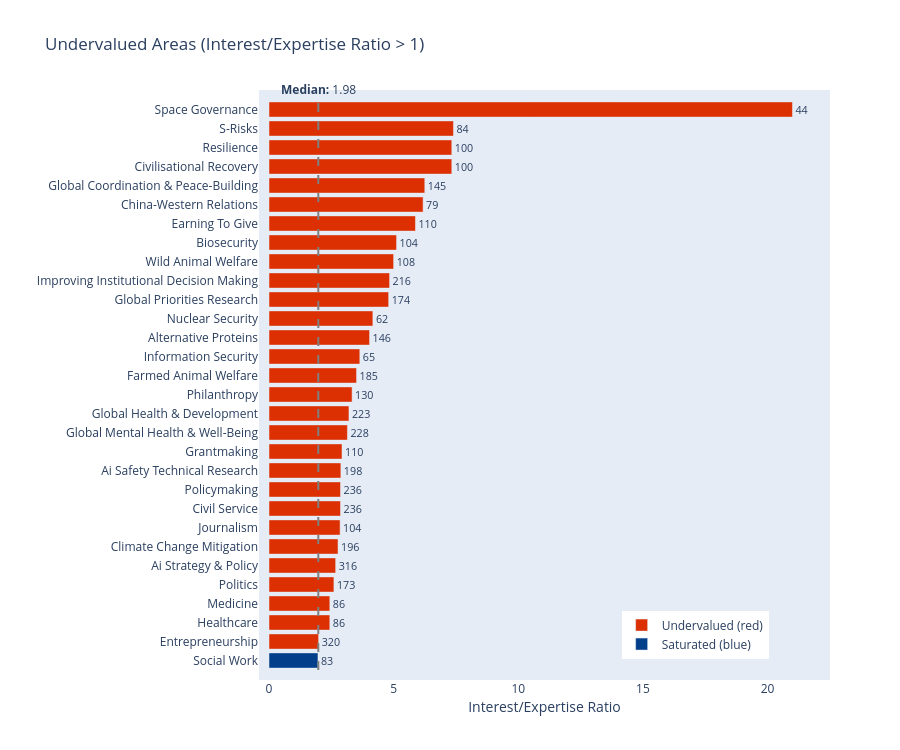

Notebook source saved alongside this figure:
### Code cell
# Determine under-valued areas (where interest exceeds expertise)
fig = pipe.create_undervalued_chart(top_n=30)
fig.show()

### Figure 1 — Plotly figure (JSON) as saved in the notebook; plotly's stock layout.template omitted (floating-point values rounded to 4 significant figures)
{"data": [{"marker": {"color": ["#023E8A", "#DC2F02", "#DC2F02", "#DC2F02", "#DC2F02", "#DC2F02", "#DC2F02", "#DC2F02", "#DC2F02", "#DC2F02", "#DC2F02", "#DC2F02", "#DC2F02", "#DC2F02", "#DC2F02", "#DC2F02", "#DC2F02", "#DC2F02", "#DC2F02", "#DC2F02", "#DC2F02", "#DC2F02", "#DC2F02", "#DC2F02", "#DC2F02", "#DC2F02", "#DC2F02", "#DC2F02", "#DC2F02", "#DC2F02"]}, "name": "Value", "orientation": "h", "showlegend": false, "text": [83.0, 320.0, 86.0, 86.0, 173.0, 316.0, 196.0, 104.0, 236.0, 236.0, 198.0, 110.0, 228.0, 223.0, 130.0, 185.0, 65.0, 146.0, 62.0, 174.0, 216.0, 108.0, 104.0, 110.0, 79.0, 145.0, 100.0, 100.0, 84.0, 44.0], "textposition": "outside", "type": "bar", "x": [1.964, 1.991, 2.44, 2.44, 2.604, 2.674, 2.769, 2.852, 2.869, 2.869, 2.882, 2.929, 3.145, 3.208, 3.333, 3.512, 3.643, 4.034, 4.167, 4.8, 4.838, 5.0, 5.118, 5.875, 6.182, 6.25, 7.333, 7.333, 7.4, 21.0], "y": ["Social Work", "Entrepreneurship", "Healthcare", "Medicine", "Politics", "Ai Strategy & Policy", "Climate Change Mitigation", "Journalism", "Civil Service", "Policymaking", "Ai Safety Technical Research", "Grantmaking", "Global Mental Health & Well-Being", "Global Health & Development", "Philanthropy", "Farmed Animal Welfare", "Information Security", "Alternative Proteins", "Nuclear Security", "Global Priorities Research", "Improving Institutional Decision Making", "Wild Animal Welfare", "Biosecurity", "Earning To Give", "China-Western Relations", "Global Coordination & Peace-Building", "Civilisational Recovery", "Resilience", "S-Risks", "Space Governance"]}, {"marker": {"color": "#DC2F02"}, "name": "Undervalued (red)", "showlegend": true, "type": "bar", "x": [null], "y": [null]}, {"marker": {"color": "#023E8A"}, "name": "Saturated (blue)", "showlegend": true, "type": "bar", "x": [null], "y": [null]}], "layout": {"annotations": [{"showarrow": false, "text": "<b>Median:</b> 1.98", "x": 1.977, "xanchor": "center", "xref": "x", "y": 1, "yanchor": "bottom", "yref": "y domain"}], "height": 750, "legend": {"x": 0.64, "y": 0.02}, "margin": {"l": 200, "pad": 10}, "shapes": [{"line": {"color": "gray", "dash": "dash"}, "type": "line", "x0": 1.977, "x1": 1.977, "xref": "x", "y0": 0, "y1": 1, "yref": "y domain"}], "title": {"text": "Undervalued Areas (Interest/Expertise Ratio > 1)"}, "xaxis": {"rangemode": "tozero", "title": {"text": "Interest/Expertise Ratio"}}, "yaxis": {"title": {"text": ""}}}}
